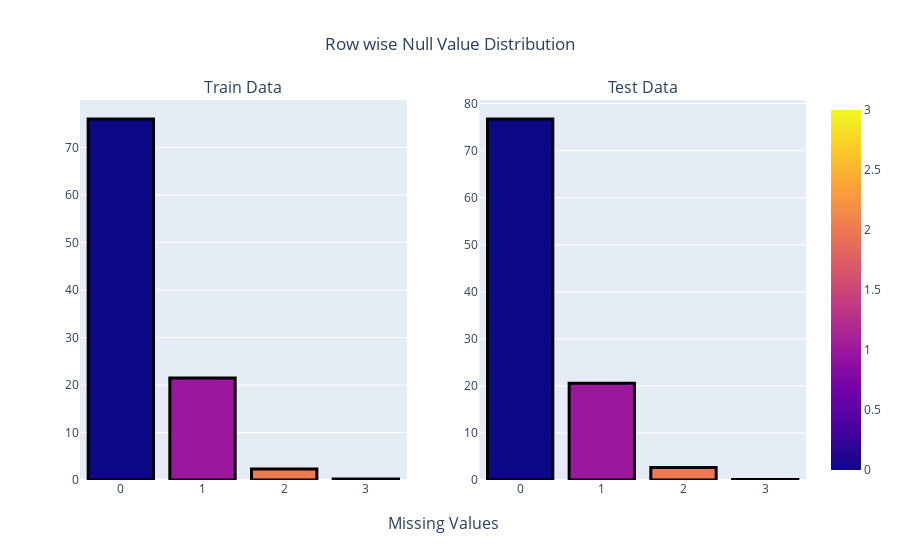

The cell this chart's notebook holds for it:
### Code cell
# -----------------------------------Row wise Null Value Distribution
missing_train_row = train.isna().sum(axis=1)
missing_train_row = pd.DataFrame(missing_train_row.value_counts()/train.shape[0]).reset_index()
missing_test_row = test.isna().sum(axis=1)
missing_test_row = pd.DataFrame(missing_test_row.value_counts()/test.shape[0]).reset_index()
missing_train_row.columns = ['no', 'count']
missing_test_row.columns = ['no', 'count']
missing_train_row["count"] = missing_train_row["count"]*100
missing_test_row["count"] = missing_test_row["count"]*100


fig = make_subplots(rows=1, 
                    cols=2,
                    column_titles = ["Train Data", "Test Data"] ,
                    x_title="Missing Values",)

fig.add_trace(go.Bar(x=missing_train_row["no"], 
                     y=missing_train_row["count"]  ,
                    marker=dict(color=[n for n in range(4)], 
                                 line_color='rgb(0,0,0)' ,
                                line_width = 3
                                ,coloraxis="coloraxis")),
              1, 1)
fig.add_trace(go.Bar(x= missing_test_row["no"], 
                     y=missing_test_row["count"],
                    marker=dict(color=[n for n in range(4)], 
                                line_color='rgb(0,0,0)',
                                line_width = 3 ,
                                coloraxis="coloraxis")),
                            1, 2)
fig.update_layout(showlegend=False, title_text="Row wise Null Value Distribution", title_x=0.5)

### Figure 1 — Plotly figure (JSON) as saved in the notebook; plotly's stock layout.template omitted (floating-point values rounded to 4 significant figures)
{"data": [{"marker": {"color": [0, 1, 2, 3], "coloraxis": "coloraxis", "line": {"color": "rgb(0,0,0)", "width": 3}}, "type": "bar", "x": [0, 1, 2, 3], "xaxis": "x", "y": [75.99, 21.48, 2.335, 0.1956], "yaxis": "y"}, {"marker": {"color": [0, 1, 2, 3], "coloraxis": "coloraxis", "line": {"color": "rgb(0,0,0)", "width": 3}}, "type": "bar", "x": [0, 1, 2, 3], "xaxis": "x2", "y": [76.71, 20.55, 2.642, 0.09352], "yaxis": "y2"}], "layout": {"annotations": [{"font": {"size": 16}, "showarrow": false, "text": "Train Data", "x": 0.225, "xanchor": "center", "xref": "paper", "y": 1, "yanchor": "bottom", "yref": "paper"}, {"font": {"size": 16}, "showarrow": false, "text": "Test Data", "x": 0.775, "xanchor": "center", "xref": "paper", "y": 1, "yanchor": "bottom", "yref": "paper"}, {"font": {"size": 16}, "showarrow": false, "text": "Missing Values", "x": 0.5, "xanchor": "center", "xref": "paper", "y": 0, "yanchor": "top", "yref": "paper", "yshift": -30}], "showlegend": false, "title": {"text": "Row wise Null Value Distribution", "x": 0.5}, "xaxis": {"anchor": "y", "domain": [0, 0.45]}, "xaxis2": {"anchor": "y2", "domain": [0.55, 1]}, "yaxis": {"anchor": "x", "domain": [0, 1]}, "yaxis2": {"anchor": "x2", "domain": [0, 1]}}}
